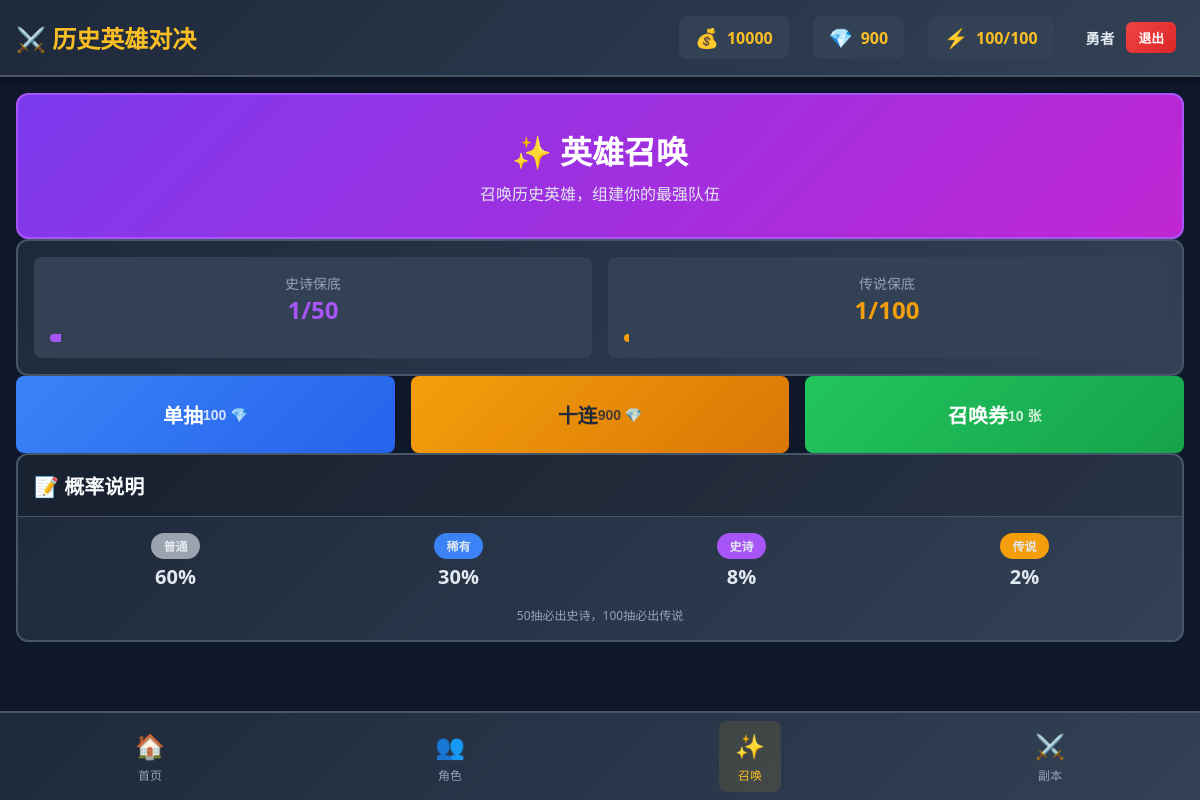
Screenshot of /summon (signed in) with the database file from the repository.
### models.py (models this page shows, shortened)
class Player(db.Model, UserMixin):
    __tablename__ = 'players'
    id = db.Column(db.Integer, primary_key=True, autoincrement=True)
    username = db.Column(db.String(64), unique=True, nullable=True, index=True)
    email = db.Column(db.String(120), unique=True, nullable=True, index=True)
    phone = db.Column(db.String(32), unique=True, nullable=True, index=True)
    password_hash = db.Column(db.String(256), nullable=True)
    name = db.Column(db.String(128), nullable=False, default='勇者')
    level = db.Column(db.Integer, nullable=False, default=1)
    exp = db.Column(db.Integer, nullable=False, default=0)
    exp_to_next = db.Column(db.Integer, nullable=False, default=100)
    gold = db.Column(db.Integer, nullable=False, default=10000)
    gems = db.Column(db.Integer, nullable=False, default=1000)
    exp_books = db.Column(db.Integer, nullable=False, default=0)
    summon_tickets = db.Column(db.Integer, nullable=False, default=10)
    energy = db.Column(db.Integer, nullable=False, default=100)
    max_energy = db.Column(db.Integer, nullable=False, default=100)
    last_energy_update = db.Column(db.DateTime, default=datetime.now)
    pity_count = db.Column(db.Integer, nullable=False, default=0)
    legendary_pity_count = db.Column(db.Integer, nullable=False, default=0)
    total_play_days = db.Column(db.Integer, nullable=False, default=1)
    last_login_date = db.Column(db.Date, default=date.today)
    created_at = db.Column(db.DateTime, default=datetime.now)
    updated_at = db.Column(db.DateTime, default=datetime.now, onupdate=datetime.now)
    characters = db.relationship('PlayerCharacter', backref='player', lazy='dynamic')
    team = db.relationship('PlayerTeam', backref='player', lazy='dynamic', order_by='PlayerTeam.slot')
    completed_stages = db.relationship('PlayerCompletedStage', backref='player', lazy='dynamic')
    daily_tasks = db.relationship('PlayerDailyTask', backref='player', lazy='dynamic')
    summon_history = db.relationship('SummonHistory', backref='player', lazy='dynamic')

### app.py (the view)
@app.route('/summon')
@login_required
def summon():
    player = current_user
    return render_template('summon.html',
        player=player,
        rarity_names=RARITY_NAMES,
        rarity_colors=RARITY_COLORS
    )

### app.py (called while the page is built)
@login_manager.user_loader
def load_user(player_id):
    return Player.query.get(int(player_id))

### templates/summon.html (shortened to what this page needs)
{% extends "base.html" %}
{% block content %}
<div class="space-y-4">
    <div class="card" style="background: linear-gradient(135deg, #7c3aed 0%, #c026d3 100%); border-color: #a855f7;">
        <div class="card-body" style="text-align: center; padding: 2rem;">
            <h2 style="font-size: 2rem; font-weight: bold; color: white; margin-bottom: 0.5rem;">✨ 英雄召唤</h2>
            <p style="color: #e2e8f0;">召唤历史英雄，组建你的最强队伍</p>
        </div>
    </div>
    <div class="card">
        <div class="card-body">
            <div class="grid grid-2">
                <div style="text-align: center; padding: 1rem; background: #334155; border-radius: 8px;">
                    <div style="font-size: 0.875rem; color: #94a3b8;">史诗保底</div>
                    <div style="font-size: 1.5rem; font-weight: bold; color: #a855f7;">{{ player.pity_count }}/50</div>
                    <div class="progress" style="margin-top: 0.5rem;">
                        <div class="progress-bar" style="width: {{ (player.pity_count / 50 * 100) }}%; background: #a855f7;"></div>
                    </div>
                </div>
                <div style="text-align: center; padding: 1rem; background: #334155; border-radius: 8px;">
                    <div style="font-size: 0.875rem; color: #94a3b8;">传说保底</div>
                    <div style="font-size: 1.5rem; font-weight: bold; color: #f59e0b;">{{ player.legendary_pity_count }}/100</div>
                    <div class="progress" style="margin-top: 0.5rem;">
                        <div class="progress-bar" style="width: {{ (player.legendary_pity_count / 100 * 100) }}%; background: #f59e0b;"></div>
                    </div>
                </div>
            </div>
        </div>
    </div>
    <div class="grid grid-3" style="gap: 1rem;">
        <button onclick="doSummon('once')" class="btn btn-primary btn-block" style="padding: 1.5rem;">
            <div style="font-size: 1.25rem;">单抽</div>
            <div style="font-size: 0.875rem; opacity: 0.8;">100 💎</div>
        </button>
        <button onclick="doSummon('ten')" class="btn btn-warning btn-block" style="padding: 1.5rem;">
            <div style="font-size: 1.25rem;">十连</div>
            <div style="font-size: 0.875rem; opacity: 0.8;">900 💎</div>
        </button>
        <button onclick="doSummon('ticket')" class="btn btn-success btn-block" style="padding: 1.5rem;">
            <div style="font-size: 1.25rem;">召唤券</div>
            <div style="font-size: 0.875rem; opacity: 0.8;">{{ player.summon_tickets }} 张</div>
        </button>
    </div>
    <div class="card">
        <div class="card-header">
            <h3 class="card-title">📝 概率说明</h3>
        </div>
        <div class="card-body">
            <div style="display: flex; justify-content: space-around; text-align: center;">
                <div>
                    <span class="badge bg-rarity-common">普通</span>
                    <div style="font-size: 1.25rem; font-weight: bold; margin-top: 0.25rem;">60%</div>
                </div>
                <div>
                    <span class="badge bg-rarity-rare">稀有</span>
                    <div style="font-size: 1.25rem; font-weight: bold; margin-top: 0.25rem;">30%</div>
                </div>
                <div>
                    <span class="badge bg-rarity-epic">史诗</span>
                    <div style="font-size: 1.25rem; font-weight: bold; margin-top: 0.25rem;">8%</div>
                </div>
                <div>
                    <span class="badge bg-rarity-legendary">传说</span>
                    <div style="font-size: 1.25rem; font-weight: bold; margin-top: 0.25rem;">2%</div>
                </div>
            </div>
            <p style="font-size: 0.75rem; color: #94a3b8; text-align: center; margin-top: 1rem;">
                50抽必出史诗，100抽必出传说
            </p>
        </div>
    </div>
</div>
{% endblock %}

### templates/base.html (shortened to what this page needs)
<!DOCTYPE html>
<html lang="zh-CN">
<head>
    <link rel="stylesheet" href="{{ url_for('static', filename='css/style.css') }}">
</head>
<body>
    {% if player %}
    <nav class="navbar">
        <div class="navbar-content">
            <a href="{{ url_for('index') }}" class="navbar-brand">
                ⚔️ 历史英雄对决
            </a>
            <div class="navbar-resources">
                <div class="resource-item">
                    <span class="resource-icon">💰</span>
                    <span class="resource-value">{{ player.gold }}</span>
                </div>
                <div class="resource-item">
                    <span class="resource-icon">💎</span>
                    <span class="resource-value">{{ player.gems }}</span>
                </div>
                <div class="resource-item">
                    <span class="resource-icon">⚡</span>
                    <span class="resource-value">{{ player.energy }}/{{ player.max_energy }}</span>
                </div>
                <div class="resource-item user-info">
                    <span class="user-name">{{ player.name }}</span>
                    <a href="{{ url_for('logout') }}" class="logout-btn" onclick="return confirm('确定要退出登录吗？')">退出</a>
                </div>
            </div>
        </div>
    </nav>
    {% endif %}
    <main class="main-content">
        {% block content %}{% endblock %}
    </main>
    {% if player %}
    <nav class="bottom-nav">
        <a href="{{ url_for('index') }}" class="nav-item {% if request.endpoint == 'index' %}active{% endif %}">
            <span class="nav-icon">🏠</span>
            <span class="nav-label">首页</span>
        </a>
        <a href="{{ url_for('characters') }}" class="nav-item {% if request.endpoint == 'characters' %}active{% endif %}">
            <span class="nav-icon">👥</span>
            <span class="nav-label">角色</span>
        </a>
        <a href="{{ url_for('summon') }}" class="nav-item {% if request.endpoint == 'summon' %}active{% endif %}">
            <span class="nav-icon">✨</span>
            <span class="nav-label">召唤</span>
        </a>
        <a href="{{ url_for('stages') }}" class="nav-item {% if request.endpoint == 'stages' %}active{% endif %}">
            <span class="nav-icon">⚔️</span>
            <span class="nav-label">副本</span>
        </a>
    </nav>
    {% endif %}
</body>
</html>

### static/css/style.css (style rules this page uses)
* { margin: 0; padding: 0; box-sizing: border-box; }
body { font-family: 'Segoe UI', Tahoma, Geneva, Verdana, sans-serif; background-color: #0f172a; color: #e2e8f0; min-height: 100vh; }
.navbar { background: linear-gradient(135deg, #1e293b 0%, #334155 100%); padding: 1rem; position: sticky; top: 0; z-index: 100; border-bottom: 2px solid #475569; box-shadow: 0 4px 6px rgba(0, 0, 0, 0.3); }
.navbar-content { max-width: 1200px; margin: 0 auto; display: flex; justify-content: space-between; align-items: center; }
.navbar-brand { font-size: 1.5rem; font-weight: bold; color: #fbbf24; text-decoration: none; display: flex; align-items: center; gap: 0.5rem; }
.navbar-resources { display: flex; gap: 1.5rem; }
.resource-item { display: flex; align-items: center; gap: 0.5rem; background: #334155; padding: 0.5rem 1rem; border-radius: 8px; }
.resource-icon { font-size: 1.2rem; }
.resource-value { font-weight: bold; color: #fbbf24; }
.user-info { display: flex; align-items: center; gap: 0.75rem; background: transparent; padding: 0.25rem 0.5rem; }
.user-name { color: #e2e8f0; font-weight: 600; font-size: 0.9rem; }
.logout-btn { background: linear-gradient(135deg, #ef4444 0%, #dc2626 100%); color: white; padding: 0.35rem 0.75rem; border-radius: 6px; text-decoration: none; font-size: 0.8rem; font-weight: 600; transition: all 0.2s; }
.bottom-nav { position: fixed; bottom: 0; left: 0; right: 0; background: linear-gradient(135deg, #1e293b 0%, #334155 100%); border-top: 2px solid #475569; display: flex; justify-content: space-around; padding: 0.5rem 0; z-index: 100; }
.nav-item { display: flex; flex-direction: column; align-items: center; padding: 0.5rem 1rem; text-decoration: none; color: #94a3b8; transition: all 0.3s; }
.nav-item:hover, .nav-item.active { color: #fbbf24; background: rgba(251, 191, 36, 0.1); border-radius: 8px; }
.nav-icon { font-size: 1.5rem; }
.nav-label { font-size: 0.75rem; margin-top: 0.25rem; }
.main-content { max-width: 1200px; margin: 0 auto; padding: 1rem; padding-bottom: 100px; }
.card { background: linear-gradient(135deg, #1e293b 0%, #334155 100%); border: 2px solid #475569; border-radius: 12px; overflow: hidden; transition: transform 0.3s, box-shadow 0.3s; }
.card-header { padding: 1rem; border-bottom: 1px solid #475569; background: rgba(0, 0, 0, 0.2); }
.card-title { font-size: 1.25rem; font-weight: bold; color: #f8fafc; }
.card-body { padding: 1rem; }
.btn { display: inline-flex; align-items: center; justify-content: center; padding: 0.75rem 1.5rem; font-size: 1rem; font-weight: 600; border: none; border-radius: 8px; cursor: pointer; transition: all 0.3s; text-decoration: none; }
.btn-primary { background: linear-gradient(135deg, #3b82f6 0%, #2563eb 100%); color: white; }
.btn-success { background: linear-gradient(135deg, #22c55e 0%, #16a34a 100%); color: white; }
.btn-warning { background: linear-gradient(135deg, #f59e0b 0%, #d97706 100%); color: #1e293b; }
.btn-block { width: 100%; }
.badge { display: inline-block; padding: 0.25rem 0.75rem; font-size: 0.75rem; font-weight: 600; border-radius: 9999px; }
.progress { height: 8px; background: #334155; border-radius: 4px; overflow: hidden; }
.progress-bar { height: 100%; background: linear-gradient(90deg, #3b82f6 0%, #22c55e 100%); transition: width 0.3s; }
.grid { display: grid; gap: 1rem; }
.grid-2 { grid-template-columns: repeat(2, 1fr); }
.grid-3 { grid-template-columns: repeat(3, 1fr); }

### rows the page displays
Player: gold "10000", gems "900", energy "100", max_energy "100", name "勇者", pity_count "1", legendary_pity_count "1", summon_tickets "10"
